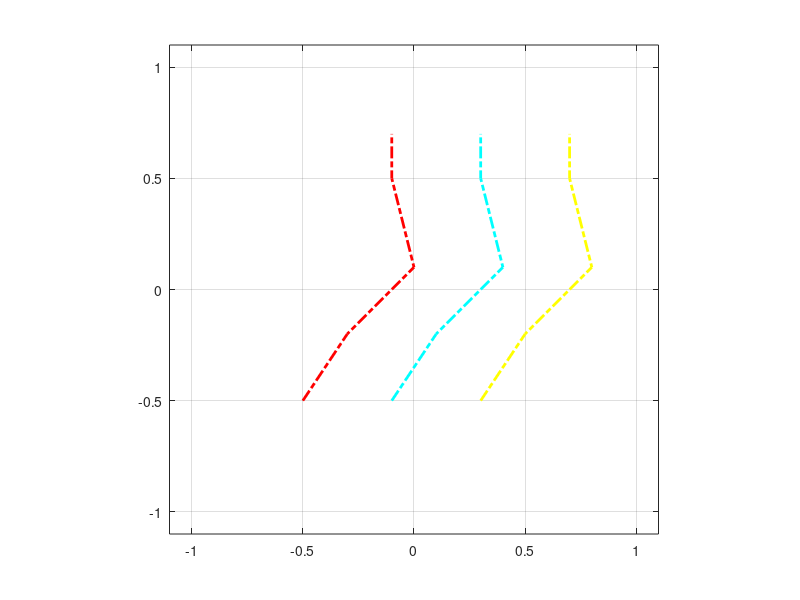

Write MATLAB code to recreate this figure. (Note: this script raises an error after producing the figure.)
global robots

clear calcSpeeds
clear calcSpeedsWhileMoving

color = 'kbgrcmy'; colorVal=1;

robotIds = [528 314 871];
[~,numberOfRobots] =size(robotIds);

x_g = [-.5,-.3,0,-.1,-.1,-.1];
x_g = [x_g ; x_g+.4 ; x_g+0.8];


y_g = [-.5,-.2,.1,.5,.7,.7];
figure;
plot(x_g(1,:),y_g,'-.r','LineWidth',2);
hold on
plot(x_g(2,:),y_g,'-.c','LineWidth',2);
plot(x_g(3,:),y_g,'-.y','LineWidth',2);

axis square
axis([-1.1 1.1 -1.1 1.1])
grid on


robotTrajectory = [animatedline('Color',color(colorVal),'LineWidth',1)];
for i = 1: numberOfRobots-1
    colorVal = colorVal+1;
    if(colorVal>7)
        colorVal=1;
    end
    robotTrajectory = [robotTrajectory;animatedline('Color',color(colorVal),'LineWidth',1)];
end
drawnow

tic;
wayPoint=2;
while (wayPoint<=length(y_g))
    for i = 1:numberOfRobots
        k = find(robots(:,1)==robotIds(1,i));
%         k = find(robots(:,1)==871);
        if isempty(k)
            continue
        else
            x = robots(k(1,1),2);
            y = -robots(k(1,1),3);
            theta = robots(k(1,1),4);
            
            addpoints(robotTrajectory(i),x,y);
            
            [vLeft,vRight] = calcSpeedsWhileMoving(i,x,y,theta,x_g(i,wayPoint),y_g(wayPoint));
%             [vLeft,vRight] = calcSpeedsWhileMoving(i,x,y,theta,0,-1);
            formatSpec = 'Robot=%1.0f X=%4.2f, Y=%4.2f, Th=%4.2f, Xg=%4.2f, Yg=%4.2f\n';
            
            
%             if i==3
            sendSpeeds(s,i,vLeft,vRight);
            fprintf(formatSpec,i,x,y,theta,x_g(wayPoint),y_g(wayPoint));
%             end
            
            
        end
        end
        drawnow
        pause(0.2);
            
        timeCheck=toc;
        if timeCheck >=3
            tic;
            wayPoint=wayPoint+1;
        end
        
    
    
end